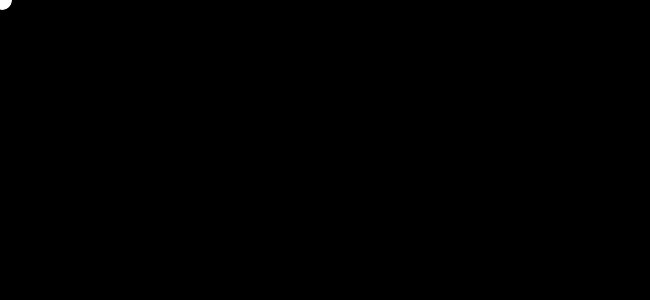
Frame 1 (no input)
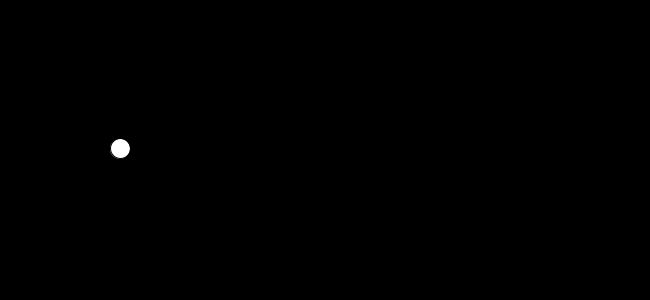
Frame 60 (the mouse pressed at the canvas centre just before this capture)
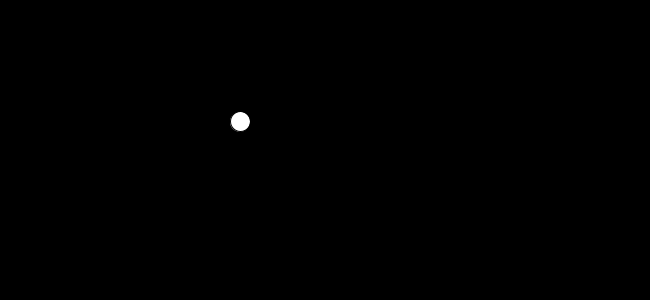
Frame 120 (the mouse held since frame 60 and released just before this capture)

The Processing sketch that drew these frames (run headless with seeded random() and noise(); from frame 60 on, the mouse is pressed at the canvas centre):

// Processing sketch: q5_8
// ── q5_8.pde
void setup() {
  size(650, 300);
}

float y = 0;
float vy = 0;
float d = 20;
float x = 0;

void draw() {
  y += vy;
  x += 2;
  if (y + 2 / d > height) {
    vy = -vy;
  } else {
    vy += 0.3;
  }
  
  if(x - d / 2 > width){
    x = 0;
  }
  background(0);
  ellipse(x, y, d, d);
}
